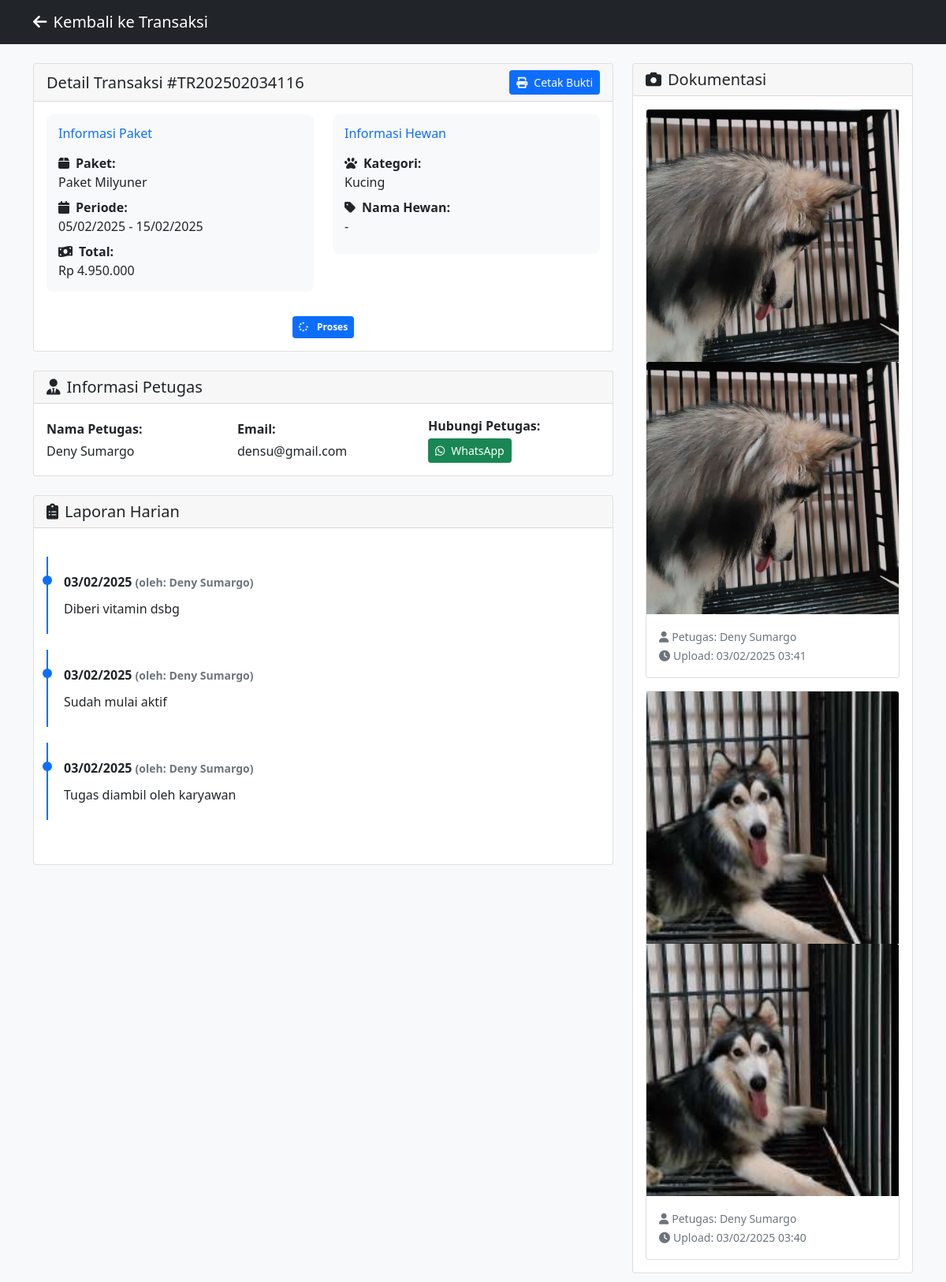
Screenshot of /user/detail_transaksi.php?kd=TR202502034116 (signed in) with the database file from the repository.
### tables this page shows
CREATE TABLE `transaksi` (
  `kd_tr` varchar(20) NOT NULL,
  `id_admin` int DEFAULT NULL,
  `id_paket` varchar(10) DEFAULT NULL,
  `id_kategori` int DEFAULT NULL,
  `tgl_transaksi` date NOT NULL,
  `tgl_awal` date NOT NULL,
  `tgl_akhir` date NOT NULL,
  `total_harga` decimal(10,2) NOT NULL,
  `status` enum('pending','proses','selesai','diambil') DEFAULT 'pending',
  `created_at` timestamp NOT NULL DEFAULT CURRENT_TIMESTAMP,
  `id_user` int DEFAULT NULL,
  `id_karyawan` int DEFAULT NULL
);

CREATE TABLE `paket` (
  `id_paket` varchar(10) NOT NULL,
  `nama_paket` varchar(100) NOT NULL,
  `harga` decimal(10,2) NOT NULL,
  `deskripsi` text,
  `created_at` timestamp NOT NULL DEFAULT CURRENT_TIMESTAMP
);

CREATE TABLE `kategori_hewan` (
  `id_kategori` int NOT NULL,
  `nama_kategori` varchar(100) NOT NULL,
  `deskripsi` text,
  `status` enum('aktif','nonaktif') DEFAULT 'aktif',
  `created_at` timestamp NOT NULL DEFAULT CURRENT_TIMESTAMP
);

CREATE TABLE `karyawan` (
  `id_karyawan` int NOT NULL,
  `username` varchar(50) NOT NULL,
  `password` varchar(255) NOT NULL,
  `nama_lengkap` varchar(100) NOT NULL,
  `email` varchar(100) NOT NULL,
  `no_telp` varchar(15) DEFAULT NULL,
  `alamat` text,
  `status` enum('aktif','nonaktif') DEFAULT 'aktif',
  `created_at` timestamp NOT NULL DEFAULT CURRENT_TIMESTAMP
);

CREATE TABLE `detail_laporan` (
  `id_detail` int NOT NULL,
  `kd_tr` varchar(20) DEFAULT NULL,
  `tanggal` datetime NOT NULL,
  `keterangan` text,
  `created_at` timestamp NOT NULL DEFAULT CURRENT_TIMESTAMP,
  `id_karyawan` int DEFAULT NULL
);

CREATE TABLE `dokumentasi` (
  `id_dokumentasi` int NOT NULL,
  `kd_tr` varchar(20) DEFAULT NULL,
  `nama_file` varchar(255) NOT NULL,
  `jenis_file` varchar(50) DEFAULT NULL,
  `url_file` text NOT NULL,
  `created_at` timestamp NOT NULL DEFAULT CURRENT_TIMESTAMP,
  `id_karyawan` int DEFAULT NULL
);

### includes/config.php (called while the page is built, shortened)
<?php
$conn = mysqli_connect(DB_SERVER, DB_USERNAME, DB_PASSWORD, DB_NAME);
function clean($string) {
    global $conn;
    return mysqli_real_escape_string($conn, $string);
}
?>

### user/detail_transaksi.php (the view, shortened to what this page needs)
<?php
require_once '../includes/config.php';
$kd_tr = clean($_GET['kd']);
$user_id = $_SESSION['user_id'];
$query = "SELECT t.*, p.nama_paket, p.harga,
          k.nama_lengkap as nama_karyawan, k.no_telp as telp_karyawan, k.email as email_karyawan,
          kh.nama_kategori, kh.deskripsi as deskripsi_kategori
          FROM transaksi t
          JOIN paket p ON t.id_paket = p.id_paket
          LEFT JOIN karyawan k ON t.id_karyawan = k.id_karyawan
          LEFT JOIN kategori_hewan kh ON t.id_kategori = kh.id_kategori
          WHERE t.kd_tr = ? AND t.id_user = ?";
$stmt = mysqli_prepare($conn, $query);
mysqli_stmt_bind_param($stmt, "si", $kd_tr, $user_id);
mysqli_stmt_execute($stmt);
$transaksi = mysqli_fetch_assoc(mysqli_stmt_get_result($stmt));
$query_laporan = "SELECT dl.*, k.nama_lengkap as nama_karyawan
                FROM detail_laporan dl
                LEFT JOIN karyawan k ON dl.id_karyawan = k.id_karyawan
                WHERE dl.kd_tr = ?
                ORDER BY dl.tanggal DESC";
$stmt = mysqli_prepare($conn, $query_laporan);
mysqli_stmt_bind_param($stmt, "s", $kd_tr);
mysqli_stmt_execute($stmt);
$result_laporan = mysqli_stmt_get_result($stmt);
$query_dokumentasi = "SELECT d.*, k.nama_lengkap as nama_karyawan
                    FROM dokumentasi d
                    LEFT JOIN karyawan k ON d.id_karyawan = k.id_karyawan
                    WHERE d.kd_tr = ?
                    ORDER BY d.created_at DESC";
$stmt = mysqli_prepare($conn, $query_dokumentasi);
mysqli_stmt_bind_param($stmt, "s", $kd_tr);
mysqli_stmt_execute($stmt);
$result_dokumentasi = mysqli_stmt_get_result($stmt);
$info_hewan = [];
?>
<!DOCTYPE html>
<html lang="id">
<head>
    <link href="https://cdn.jsdelivr.net/npm/bootstrap@5.1.3/dist/css/bootstrap.min.css" rel="stylesheet">
    <link rel="stylesheet" href="https://cdnjs.cloudflare.com/ajax/libs/font-awesome/6.0.0/css/all.min.css">
</head>
<body class="bg-light">
    <nav class="navbar navbar-expand-lg navbar-dark bg-dark">
        <div class="container">
            <a class="navbar-brand" href="transaksi.php">
                <i class="fas fa-arrow-left me-2"></i>Kembali ke Transaksi
            </a>
        </div>
    </nav>
    <div class="container py-4">
        <div class="row">
            <div class="col-md-8">
                <div class="card mb-4">
                    <div class="card-header d-flex justify-content-between align-items-center">
                        <h5 class="mb-0">Detail Transaksi #<?php echo $kd_tr; ?></h5>
                        <a href="cetak_bukti.php?kd=<?php echo $kd_tr; ?>" class="btn btn-primary btn-sm">
                            <i class="fas fa-print me-2"></i>Cetak Bukti
                        </a>
                    </div>
                    <div class="card-body">
                        <div class="row">
                            <div class="col-md-6">
                                <div class="info-card">
                                    <h6 class="text-primary mb-3">Informasi Paket</h6>
                                    <p class="mb-2">
                                        <strong><i class="fas fa-box me-2"></i>Paket:</strong><br>
                                        <?php echo $transaksi['nama_paket']; ?>
                                    </p>
                                    <p class="mb-2">
                                        <strong><i class="fas fa-calendar me-2"></i>Periode:</strong><br>
                                        <?php echo date('d/m/Y', strtotime($transaksi['tgl_awal'])); ?> -
                                        <?php echo date('d/m/Y', strtotime($transaksi['tgl_akhir'])); ?>
                                    </p>
                                    <p class="mb-0">
                                        <strong><i class="fas fa-money-bill-wave me-2"></i>Total:</strong><br>
                                        Rp <?php echo number_format($transaksi['total_harga'], 0, ',', '.'); ?>
                                    </p>
                                </div>
                            </div>
                            <div class="col-md-6">
                                <div class="info-card">
                                    <h6 class="text-primary mb-3">Informasi Hewan</h6>
                                    <p class="mb-2">
                                        <strong><i class="fas fa-paw me-2"></i>Kategori:</strong><br>
                                        <?php echo $transaksi['nama_kategori']; ?>
                                    </p>
                                    <p class="mb-2">
                                        <strong><i class="fas fa-tag me-2"></i>Nama Hewan:</strong><br>
                                        <?php echo $info_hewan['nama'] ?? '-'; ?>
                                    </p>
                                </div>
                            </div>
                        </div>
                        <div class="text-center mt-3">
                            <span class="badge bg-<?php
                                echo $transaksi['status'] == 'pending' ? 'warning' :
                                    ($transaksi['status'] == 'proses' ? 'primary' : 'success');
                            ?> p-2">
                                <i class="fas fa-<?php
                                    echo $transaksi['status'] == 'pending' ? 'clock' :
                                        ($transaksi['status'] == 'proses' ? 'spinner' : 'check');
                                ?> me-2"></i>
                                <?php echo ucfirst($transaksi['status']); ?>
                            </span>
                        </div>
                    </div>
                </div>
                <?php if($transaksi['id_karyawan']): ?>
                <div class="card mb-4">
                    <div class="card-header">
                        <h5 class="mb-0"><i class="fas fa-user-tie me-2"></i>Informasi Petugas</h5>
                    </div>
                    <div class="card-body">
                        <div class="row align-items-center">
                            <div class="col-md-4">
                                <p class="mb-1"><strong>Nama Petugas:</strong></p>
                                <p class="mb-0"><?php echo $transaksi['nama_karyawan']; ?></p>
                            </div>
                            <div class="col-md-4">
                                <p class="mb-1"><strong>Email:</strong></p>
                                <p class="mb-0"><?php echo $transaksi['email_karyawan']; ?></p>
                            </div>
                            <div class="col-md-4">
                                <p class="mb-1"><strong>Hubungi Petugas:</strong></p>
                                <a href="https://wa.me/<?php echo str_replace(['+', ' ', '-'], '', $transaksi['telp_karyawan']); ?>"
                                   class="btn btn-success btn-sm" target="_blank">
                                    <i class="fab fa-whatsapp me-2"></i>WhatsApp
                                </a>
                            </div>
                        </div>
                    </div>
                </div>
                <?php endif; ?>
                <div class="card">
                    <div class="card-header">
                        <h5 class="mb-0"><i class="fas fa-clipboard-list me-2"></i>Laporan Harian</h5>
                    </div>
                    <div class="card-body">
                        <div class="timeline">
                            <?php if(mysqli_num_rows($result_laporan) > 0): ?>
                                <?php while($laporan = mysqli_fetch_assoc($result_laporan)): ?>
                                    <div class="timeline-item">
                                        <div class="timeline-date">
                                            <?php echo date('d/m/Y', strtotime($laporan['tanggal'])); ?>
                                            <small class="text-muted">(oleh: <?php echo $laporan['nama_karyawan']; ?>)</small>
                                        </div>
                                        <div class="timeline-content">
                                            <?php echo nl2br($laporan['keterangan']); ?>
                                        </div>
                                    </div>
                                <?php endwhile; ?>
                            <?php else: ?>
                                <p class="text-center text-muted py-3">Belum ada laporan harian</p>
                            <?php endif; ?>
                        </div>
                    </div>
                </div>
            </div>
            <div class="col-md-4">
                <div class="card">
                    <div class="card-header">
                        <h5 class="mb-0"><i class="fas fa-camera me-2"></i>Dokumentasi</h5>
                    </div>
                    <div class="card-body">
                        <?php if(mysqli_num_rows($result_dokumentasi) > 0): ?>
                            <div class="row g-3">
                                <?php while($foto = mysqli_fetch_assoc($result_dokumentasi)): ?>
                                    <div class="col-12">
                                        <div class="card">
                                            <img src="../<?php echo $foto['url_file']; ?>" class="card-img-top" alt="Foto">
                                            <img src="../<?php echo $foto['url_file']; ?>" class="card-img-top" alt="Dokumentasi">
                                            <div class="card-body">
                                                <small class="text-muted">
                                                    <i class="fas fa-user me-1"></i>Petugas: <?php echo $foto['nama_karyawan']; ?><br>
                                                    <i class="fas fa-clock me-1"></i>Upload: <?php echo date('d/m/Y H:i', strtotime($foto['created_at'])); ?>
                                                </small>
                                            </div>
                                        </div>
                                    </div>
                                <?php endwhile; ?>
                            </div>
                        <?php else: ?>
                            <p class="text-center text-muted py-3">Belum ada dokumentasi</p>
                        <?php endif; ?>
                    </div>
                </div>
            </div>
        </div>
    </div>
</body>
</html>

### user/detail_transaksi.php (style rules this page uses)
.timeline { position: relative; padding: 20px 0; }
.timeline-item { padding: 20px; border-left: 2px solid #0d6efd; position: relative; margin-bottom: 20px; }
.timeline-item::before { content: ''; position: absolute; width: 12px; height: 12px; background: #0d6efd; border-radius: 50%; left: -7px; top: 24px; }
.timeline-date { font-weight: bold; margin-bottom: 10px; }
.info-card { background: #f8f9fa; border-radius: 8px; padding: 15px; margin-bottom: 15px; }

### rows the page displays
transaksi: id_paket.nama_paket "Paket Milyuner", tgl_awal "05/02/2025", tgl_akhir "15/02/2025", total_harga "4.950.000", id_kategori.nama_kategori "Kucing", status "Proses", id_karyawan.nama_lengkap "Deny Sumargo", id_karyawan.email "densu@gmail.com"
detail_laporan: tanggal "03/02/2025", id_karyawan.nama_lengkap "Deny Sumargo", keterangan "Diberi vitamin dsbg"
detail_laporan: tanggal "03/02/2025", id_karyawan.nama_lengkap "Deny Sumargo", keterangan "Sudah mulai aktif"
detail_laporan: tanggal "03/02/2025", id_karyawan.nama_lengkap "Deny Sumargo", keterangan "Tugas diambil oleh karyawan"
dokumentasi: url_file (picture), id_karyawan.nama_lengkap "Deny Sumargo", created_at "03/02/2025 03:41"
dokumentasi: url_file (picture), id_karyawan.nama_lengkap "Deny Sumargo", created_at "03/02/2025 03:40"

### other values shown
$kd_tr "TR202502034116"
$info_hewan['nama'] "-"
